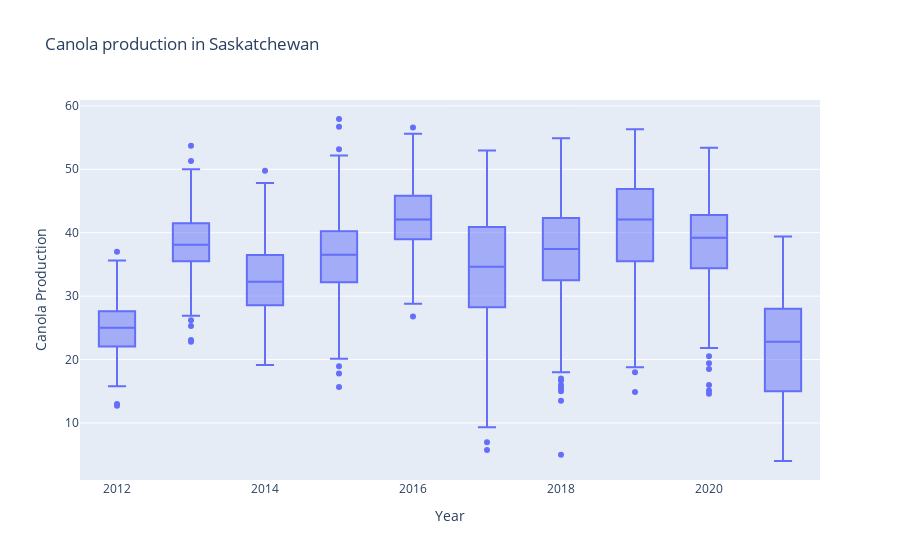
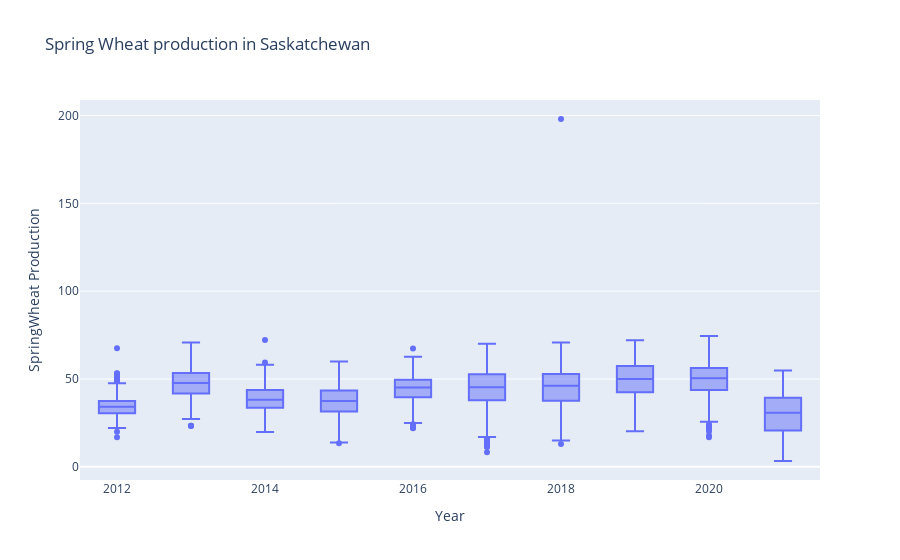

Notebook code cell kept with these figures, in order:
### Markdown cell above
It seems that the best year for overal canola production in Saskatchewan was 2016 and the worst in 2021.

For Spring wheat we have to zoom in a bit to to find out best overal prodcution in Saskatcheawan was 2019

### Code cell
# Now lets look at some box plots with average data and standard deviations

fig = px.box(df, x='Year', y='Canola',
             labels={
                     "Canola": "Canola Production"},
                title="Canola production in Saskatchewan")
fig.show()

fig = px.box(df, x='Year', y='SpringWheat', 
             labels={
                     "SpringWheat": "SpringWheat Production" ,
                 },
                title="Spring Wheat production in Saskatchewan")
fig.show()

### Figure 1 — Plotly figure (JSON) as saved in the notebook; plotly's stock layout.template omitted (floating-point values rounded to 4 significant figures; data arrays with more than 128 entries replaced by an {"elided": "..."} marker saying what was removed)
{"data": [{"alignmentgroup": "True", "hovertemplate": "Year=%{x}<br>Canola Production=%{y}<extra></extra>", "legendgroup": "", "marker": {"color": "#636efa"}, "name": "", "notched": false, "offsetgroup": "", "orientation": "v", "showlegend": false, "type": "box", "x": {"elided": "2950 int values"}, "x0": " ", "xaxis": "x", "y": {"elided": "2950 float values"}, "y0": " ", "yaxis": "y"}], "layout": {"autosize": true, "boxmode": "group", "legend": {"tracegroupgap": 0}, "title": {"text": "Canola production in Saskatchewan"}, "xaxis": {"anchor": "y", "autorange": true, "domain": [0, 1], "range": [2012.0, 2022.0], "title": {"text": "Year"}, "type": "linear"}, "yaxis": {"anchor": "x", "autorange": true, "domain": [0, 1], "range": [1.004, 60.93], "title": {"text": "Canola Production"}, "type": "linear"}}}

### Figure 2 — Plotly figure (JSON) as saved in the notebook; plotly's stock layout.template omitted (floating-point values rounded to 4 significant figures; data arrays with more than 128 entries replaced by an {"elided": "..."} marker saying what was removed)
{"data": [{"alignmentgroup": "True", "hovertemplate": "Year=%{x}<br>SpringWheat Production=%{y}<extra></extra>", "legendgroup": "", "marker": {"color": "#636efa"}, "name": "", "notched": false, "offsetgroup": "", "orientation": "v", "showlegend": false, "type": "box", "x": {"elided": "2950 int values"}, "x0": " ", "xaxis": "x", "y": {"elided": "2950 float values"}, "y0": " ", "yaxis": "y"}], "layout": {"autosize": true, "boxmode": "group", "legend": {"tracegroupgap": 0}, "title": {"text": "Spring Wheat production in Saskatchewan"}, "xaxis": {"anchor": "y", "autorange": true, "domain": [0, 1], "range": [2012.0, 2022.0], "title": {"text": "Year"}, "type": "linear"}, "yaxis": {"anchor": "x", "autorange": true, "domain": [0, 1], "range": [-7.517, 208.8], "title": {"text": "SpringWheat Production"}, "type": "linear"}}}
